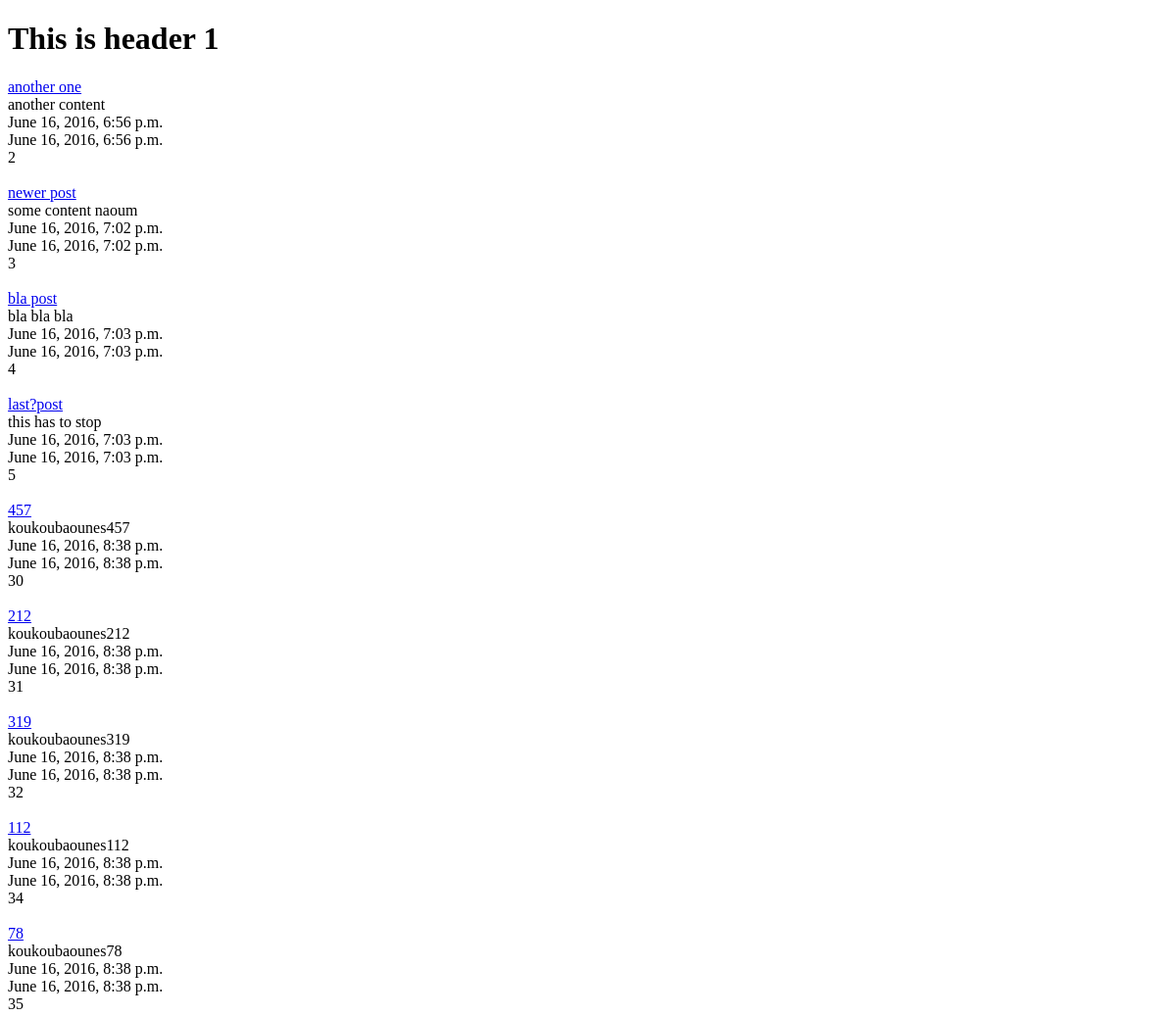
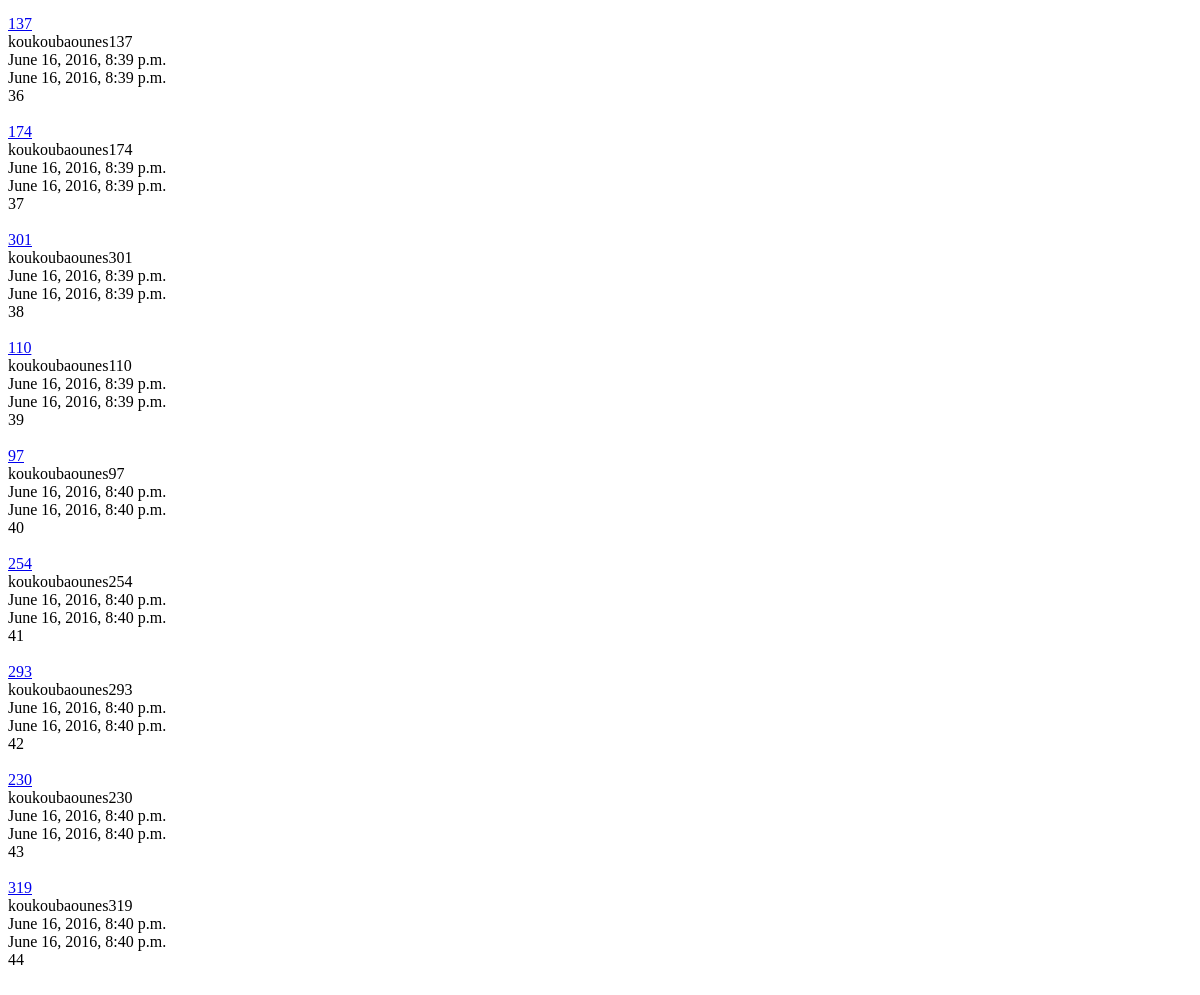
/posts/, run on an earlier commit of the app's database (2 pictures, top to bottom).
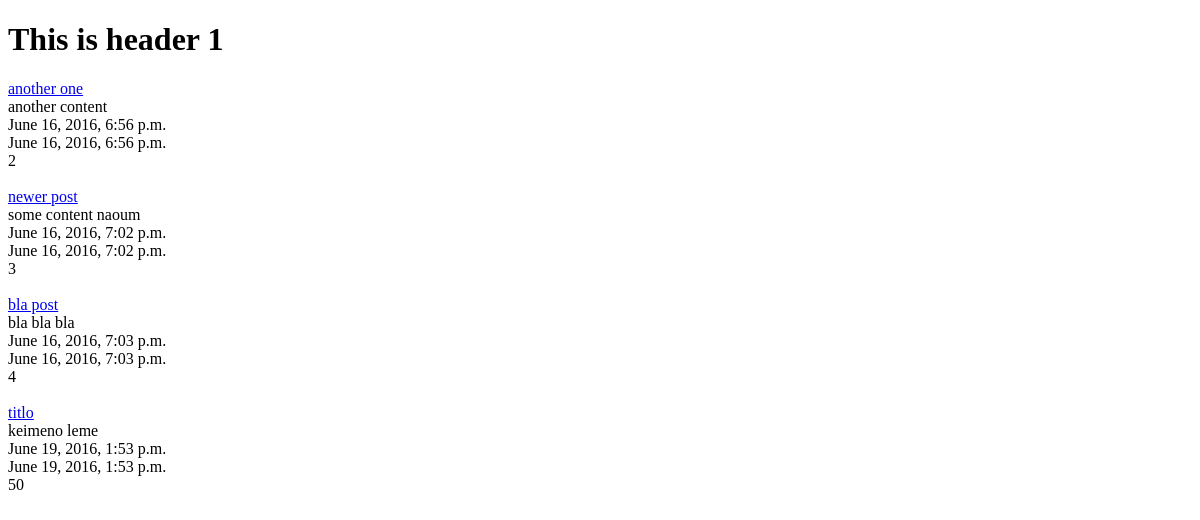
And on a later commit of the database.
### posts/models.py (models this page shows, shortened)
class Post(models.Model):
	title = models.CharField(max_length = 120)
	content = models.TextField()
	updated = models.DateTimeField(auto_now_add=False, auto_now=True)
	timestamp = models.DateTimeField(auto_now_add=True, auto_now=False)
	def get_absolute_url(self):
		return reverse("posts:detail" , kwargs={"post_id":self.id})

### posts/views.py (the view)
def post_list(request):
	queryset = Post.objects.all()
	context = {
		'title' : "Posts",
		"posts" : queryset
	}
	return render(request, 'index.html', context)

### templates/index.html (shortened to what this page needs)
<!DOCTYPE html>
<html>
<head>
</head>
<body>
<h1>This is header 1</h1>
{% for post in posts %}
<a href='{{ post.get_absolute_url }}'>{{post.title}}</a><br>
{{post.content}}<br>
{{post.timestamp}}<br>
{{post.updated}}<br>
{{post.id}}<br>
<br>
{%endfor%}
</body>
</html>

What changed in the data, as far as the page shows it:
removed Post: title "last?post", content "this has to stop", timestamp "June 16, 2016, 7:03 p.m.", updated "June 16, 2016, 7:03 p.m.", id "5"
removed Post: title "457", content "koukoubaounes457", timestamp "June 16, 2016, 8:38 p.m.", updated "June 16, 2016, 8:38 p.m.", id "30"
removed Post: title "212", content "koukoubaounes212", timestamp "June 16, 2016, 8:38 p.m.", updated "June 16, 2016, 8:38 p.m.", id "31"
removed Post: title "319", content "koukoubaounes319", timestamp "June 16, 2016, 8:38 p.m.", updated "June 16, 2016, 8:38 p.m.", id "32"
removed Post: title "112", content "koukoubaounes112", timestamp "June 16, 2016, 8:38 p.m.", updated "June 16, 2016, 8:38 p.m.", id "34"
removed Post: title "78", content "koukoubaounes78", timestamp "June 16, 2016, 8:38 p.m.", updated "June 16, 2016, 8:38 p.m.", id "35"
removed Post: title "137", content "koukoubaounes137", timestamp "June 16, 2016, 8:39 p.m.", updated "June 16, 2016, 8:39 p.m.", id "36"
removed Post: title "174", content "koukoubaounes174", timestamp "June 16, 2016, 8:39 p.m.", updated "June 16, 2016, 8:39 p.m.", id "37"
removed Post: title "301", content "koukoubaounes301", timestamp "June 16, 2016, 8:39 p.m.", updated "June 16, 2016, 8:39 p.m.", id "38"
removed Post: title "110", content "koukoubaounes110", timestamp "June 16, 2016, 8:39 p.m.", updated "June 16, 2016, 8:39 p.m.", id "39"
removed Post: title "97", content "koukoubaounes97", timestamp "June 16, 2016, 8:40 p.m.", updated "June 16, 2016, 8:40 p.m.", id "40"
removed Post: title "254", content "koukoubaounes254", timestamp "June 16, 2016, 8:40 p.m.", updated "June 16, 2016, 8:40 p.m.", id "41"
removed Post: title "293", content "koukoubaounes293", timestamp "June 16, 2016, 8:40 p.m.", updated "June 16, 2016, 8:40 p.m.", id "42"
removed Post: title "230", content "koukoubaounes230", timestamp "June 16, 2016, 8:40 p.m.", updated "June 16, 2016, 8:40 p.m.", id "43"
removed Post: title "319", content "koukoubaounes319", timestamp "June 16, 2016, 8:40 p.m.", updated "June 16, 2016, 8:40 p.m.", id "44"
added Post: title "titlo", content "keimeno leme", timestamp "June 19, 2016, 1:53 p.m.", updated "June 19, 2016, 1:53 p.m.", id "50"
